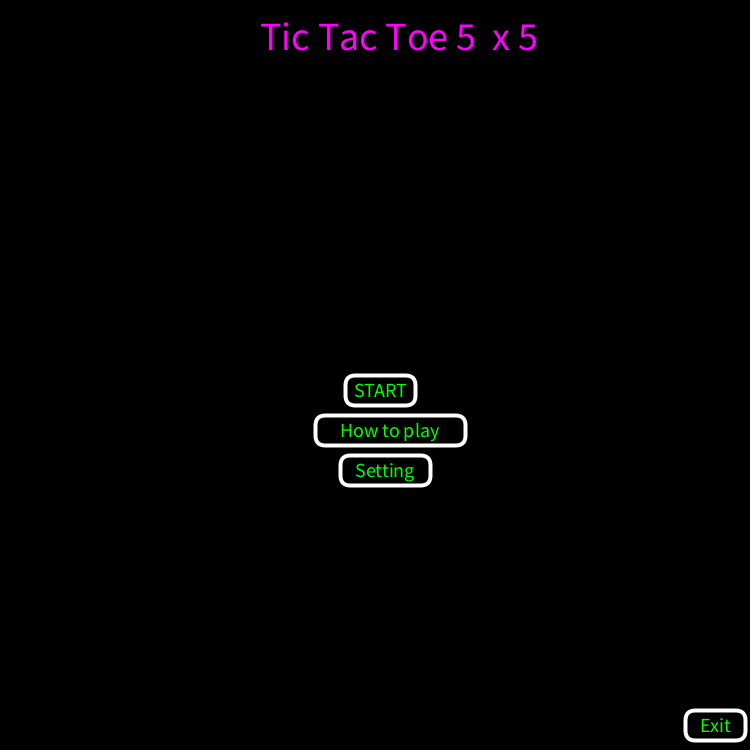
Frame 1 (no input)
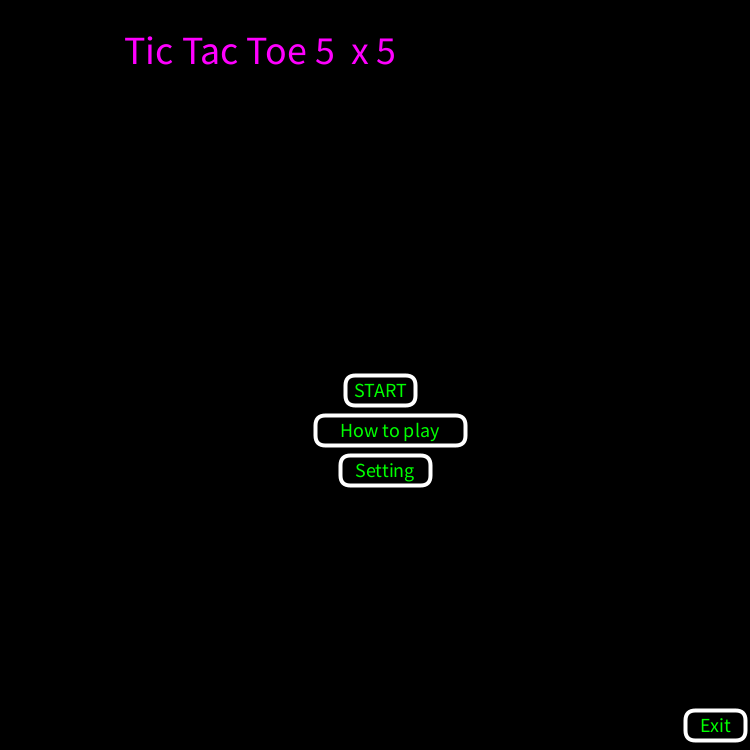
Frame 60 (the mouse pressed at the canvas centre just before this capture)
Frame 120 (the mouse held since frame 60 and released just before this capture): identical to frame 60, image omitted

The Processing sketch that drew these frames (run headless with seeded random() and noise(); from frame 60 on, the mouse is pressed at the canvas centre):

// Processing sketch: TicTacToe5x5
// ── TicTacToe5x5.pde
class Button {
  String label;
  float x;    // top left corner x position
  float y;    // top left corner y position
  float w;    // width of button
  float h;    // height of button
  color c;    //color of the button
  color cs;   //color of the stroke for the button
  color t;    // color of the text
  float sWeight; //stroke weight for the rect of the button
  float tSize; //text size
  
  boolean clicked = false; // Track if the button is clicked
  int clickTime = 0;       // To track the time when button is clicked
  int flashInterval = 500; // Flash interval in milliseconds (0.5 seconds)
  
  // Constructor of the Button
  Button(String label2, float xpos, float ypos, float widthB, float heightB, color bC, color cS, color tC, float sW, float TS) {
    label = label2;
    x = xpos;
    y = ypos;
    w = widthB;
    h = heightB;
    c = bC;
    cs = cS;
    t = tC;
    sWeight = sW;
    tSize = TS;
  }
  
  void Draw() {
    // If clicked, change the button color and text style for 2 seconds
    if (clicked) {
      fill(color(255,125,125));
    } else {
      fill(c); // Default button color
    }

    // Draw the button
    stroke(cs);
    strokeWeight(sWeight);
    rect(x, y, w, h, 10);
    
    // Draw the label
    textAlign(CENTER, CENTER);
    textSize(tSize);
    fill(t);
    text(label, x + (w / 2), y + (h / 2));
  }
  
  // Detect if the mouse is over the button
  boolean MouseIsOver() {
    if (mouseX >= x && mouseX <= (x + w) && mouseY >= y && mouseY <= (y + h)) {
      return true;
    }
    return false;
  }

  // Call this when the button is clicked
  void onClick() {
    clicked = true;
    clickTime = millis(); // Record the time of click
  }
}


//Global variables and lists
IntList chosen;
float gridSide = 0 ;
int check = 0; //Turn checking

IntList Xchosen = new IntList();
IntList Ochosen = new IntList();
color CurrentScreenColor = 0;
color CurrentXColor = color(255, 0, 0);
color CurrentOColor = color(0, 0, 255);
boolean pvc = true;
int XWins = 0;
int OWins = 0;
float a1 = 0;
float b1 = 0;
int XgettoWin = 0;// how many X are next to each other horizontally or vertically

String gameState; // Let the program know if the game is running or at the start screen or the result screen
float seconds = 0; // Show the time in seconds
int minutes; //Show the time in minutes
int backgroundChoice = 0;
int a;
int b;
int c;
int d;
//Intitalize the buttons  for  the functions that use them
Button restart;
Button start;
Button back;
Button back2;
Button back3;
Button Home1;
Button Home2;
Button countinue;
Button player;
Button Computer;
Button pause;
Button replay2;
Button Setting2;
Button howToPlay;
Button Setting;
Button exit;
Button exit2;
Button[] screenColorButtons;
color[] screenColors = {color(0), color(255, 182, 193), color(0, 191, 255)};

Button[] xColorButtons;
color[] xColors = {color(255, 0, 0), color(255, 128, 0), color(131, 3, 3)};

Button[] oColorButtons;
color[] oColors = {color(0, 0, 255), color(102, 0, 204), color(204, 0, 204)};

void handleButtonClick(Button[] buttons, color[] colors, String type) {
  for (int i = 0; i < buttons.length; i++) {
    if (buttons[i].MouseIsOver()) {
      // Unclick all buttons in the group before selecting the clicked button
      for (int j = 0; j < buttons.length; j++) {
        buttons[j].clicked = false;  // Reset all buttons' clicked state
      }
      
      // Mark the clicked button as active
      buttons[i].onClick();
      
      // Set the corresponding color based on button group, this only for color configs
      // Ignore for other button groups
      if (type.equals("ScreenColor")) {
        CurrentScreenColor = colors[i];
      } else if (type.equals("XColor")) {
        CurrentXColor = colors[i];
      } else if (type.equals("OColor")) {
        CurrentOColor = colors[i];
      }
    }
  }
}


void setup() {
  color contrast = color(255 - red(CurrentScreenColor), 255 - green(CurrentScreenColor), 255 - blue(CurrentScreenColor));
  // Screen color buttons with dynamic contrast
  screenColorButtons = new Button[] {
    new Button("DEFAULT(Black)", width /5, height / 4 + 15, 130, 30, CurrentScreenColor, 125, contrast, 4, 15),
    new Button("Pink", width /5 + 145, height / 4 + 15, 60, 30, CurrentScreenColor, 125, contrast, 4, 15),
    new Button("Sky Blue", width / 5 + 220, height / 4 + 15, 130, 30, CurrentScreenColor, 125, contrast, 4, 15)
  };
  
  // X color buttons
  color contrastX = color(255 - red(CurrentXColor), 255 - green(CurrentXColor), 255 - blue(CurrentXColor));

  // X Color Buttons
  xColorButtons = new Button[] {
    new Button("DEFAULT(Red)", width / 5, height / 4 + 75, 130, 30, CurrentScreenColor, 125,CurrentXColor, 4, 15),  // Text color is Red
    new Button("Orange", width / 5 + 145, height / 4 + 75, 60, 30, CurrentScreenColor, 125, contrastX, 4, 15),  // Text color is Orange
    new Button("Blood red", width / 5 + 220, height / 4 + 75, 130, 30, CurrentScreenColor, 125, contrastX, 4, 15)  // Text color is Dark Red
  };
  
  // O color buttons
  color contrastO = color(255 - red(CurrentOColor), 255 - green(CurrentOColor), 255 - blue(CurrentOColor));

  oColorButtons = new Button[] {
    new Button("DEFAULT(Blue)", width /5, height / 4 + 135, 130, 30, CurrentScreenColor, 125, CurrentOColor, 4, 15),
    new Button("Violet", width /5 + 145, height / 4 + 135, 60, 30, CurrentScreenColor, 125, contrastO, 4, 15),
    new Button("Purple", width / 5 + 220, height / 4 + 135, 95, 30, CurrentScreenColor, 125, contrastO, 4, 15)
  };
  screenColorButtons[0].clicked=true;// Default black screen color
  xColorButtons[0].clicked = true;  // Red is the default selected for X color
  oColorButtons[0].clicked = true;  // Blue is the default selected for O color
  Computer = new Button("Computer", width /5, height / 4 + 250, 130, 30, CurrentScreenColor, 125, color(255, 0, 0), 4, 15);
  player = new Button("PvP", 3 * width /5 , height / 4 + 250, 40, 30, CurrentScreenColor, 125, color(255, 0, 0), 4, 15);
  Computer.clicked=true;
  // Screen color buttons
  size(750, 750);
  chosen = new IntList();
  gridSide = width/5;
  frameRate(10);
  gameState = "START";
  
}

void startScreen() {
  // The start game screen
  background(CurrentScreenColor);
  fill(255, 0, 255);
  textSize(40);
  text("Tic Tac Toe 5  x 5", width / 3 + 10, 50);
  
  start = new Button("START", width / 2 - 30, height / 2, 70, 30, CurrentScreenColor, 255, color(0, 255, 0), 4, 20);
  start.Draw();
  
  howToPlay = new Button("How to play", width / 2 - 60, height / 2 + 40, 150, 30, CurrentScreenColor, 255, color(0, 255, 0), 4, 20);
  howToPlay.Draw();
  
  Setting = new Button("Setting", width / 2 - 35, height / 2 + 80, 90, 30, CurrentScreenColor, 255, color(0, 255, 0), 4, 20);
  Setting.Draw();
  
  exit = new Button("Exit", width - 65, height - 40, 60, 30, CurrentScreenColor, 255, color(0, 255, 0), 4, 20);
  exit.Draw();
}

void HowToPlayScreen() {
  // The instruction screen
  background(CurrentScreenColor);
  fill(255, 0, 255);
  textSize(40);
  text("Tic Tac Toe 5  x 5", width / 3 + 10, 50);
  
  textSize(20);
  text("As same way as other Tic Tac Toe \n Player wins if X is on 5 blocks \n in a line.", width / 2 - 30, height /2);
  //go back -
  back = new Button("Back", width / 2 - 30, height - 30, 70, 30, CurrentScreenColor, 255, color(0, 255, 0), 4, 20);
  back.Draw();
  
}

void Setting() {
  // Let the player change the color 
  background(CurrentScreenColor);
  fill(255, 0, 255);
  textSize(40);
  text("Tic Tac Toe 5  x 5", width / 3 + 10, 50);
  
  fill(#3B9515);
  textSize(20);
  text("Choose the color for the screen", width / 2 - 30, height / 4);
  text("Choose the color for the X", width / 2 - 55, height / 4 + 60);
  text("Choose the color for the O", width / 2 - 55, height / 4 + 120);
  text("Choose play mode, computer or again player", width / 2 - 30, height / 4 + 200);
  
  //xpos-ypos-width-height-buttoncolor-strokecolor-textcolor-strokeweight-textsize (Button parameter)
  
  
  
  back2 = new Button("Back", width / 2 - 30, height - 30, 70, 30, CurrentScreenColor, 255, color(0, 255, 0), 4, 20);
  
  // Draw screen color buttons
  for (Button btn : screenColorButtons) {
    btn.Draw();
  }
  
  // Draw X color buttons
  for (Button btn : xColorButtons) {
    btn.Draw();
  }
  
  // Draw O color buttons
  for (Button btn : oColorButtons) {
    btn.Draw();
  }
  Computer.Draw();
  player.Draw();
  back2.Draw();
}

void Setting2() {
  //Setting screen when player pause the game
  // Let the player change the color 
  background(CurrentScreenColor);
  fill(255, 0, 255);
  textSize(40);
  text("Tic Tac Toe 5  x 5", width / 3 + 10, 50);
  
  fill(#3B9515);
  textSize(20);
  text("Choose the color for the screen", width / 2 - 30, height / 4);
  text("Choose the color for the X", width / 2 - 55, height / 4 + 60);
  text("Choose the color for the O", width / 2 - 55, height / 4 + 120);
  
  //xpos-ypos-width-height-buttoncolor-strokecolor-textcolor-strokeweight-textsize (Button parameter)
  
  // Draw screen color buttons
  for (Button btn : screenColorButtons) {
    btn.Draw();
  }
  
  // Draw X color buttons
  for (Button btn : xColorButtons) {
    btn.Draw();
  }
  
  // Draw O color buttons
  for (Button btn : oColorButtons) {
    btn.Draw();
  }

  back3 = new Button("Back", width / 2 - 30, height - 30, 70, 30, CurrentScreenColor, 255, color(0, 255, 0), 4, 20);
  
  back3.Draw();
}

void pause() {
  background(CurrentScreenColor, 00);
  countinue = new Button("Countinue playing", width / 4, height / 2 + 30, 150, 30, CurrentScreenColor, 125, 125, 4, 15);
  Home2 = new Button("Back to start screen", width / 4, height / 2 + 65, 170, 30, CurrentScreenColor, 125, 125, 4, 15);
  Setting2 = new Button("Setting", width / 4, height / 2 + 100, 90, 35, CurrentScreenColor, 125, 125, 4, 15);
  replay2 = new Button("Replay", width / 4, height / 2 + 140, 80, 35, CurrentScreenColor, 125, 125, 4, 15);
  
  countinue.Draw();
  Home2.Draw();
  Setting2.Draw();
  replay2.Draw();
  
}
  
  
void draw() {
  if (gameState == "START") {
    startScreen();
  }
  else if (gameState == "RUN") {
    fill(CurrentScreenColor);
    noStroke();
    rect(0, 0, width, 30);
    
    if (backgroundChoice == 0) {
      MovingBuilding();
    }
     
    color contrast = color(255 - red(CurrentScreenColor), 255 - green(CurrentScreenColor), 255 - blue(CurrentScreenColor));
    
    pause = new Button("Pause", width - 40, 5, 40, 15, color(CurrentScreenColor,0), color(CurrentScreenColor, 0), contrast, 4, 10);
    pause.Draw();
    fill(contrast);
    text("X: " + XWins + " win(s)   O:" + OWins + " win(s)" , 60 , 15);
    
    
    textSize(15);
    
    seconds += 1 / ( frameRate);
    
    
    if ( seconds > 60 ) {
      seconds = 0;
      minutes += 1;
      
    }
    
    textAlign(LEFT);
    text("Time: " + minutes + " minutes " + String.format("%.2f", seconds) + " seconds",width / 2 - 50, 15);
    if (chosen.size() == 25) {
      println(checkWin(Ochosen), checkWin(Xchosen));
      winScreen("");
      gameState = "RESULT";
    }else if (checkWin(Ochosen)) {
      winScreen("O");
      gameState = "RESULT";
      
    }else if (checkWin(Xchosen)) {
      winScreen("X");
      gameState = "RESULT";
    }else if (pvc == true){
      computerMove();
      
    }
    drawStar(random(mouseX - 5, mouseX + 5), random(mouseY -5, mouseY + 5), int(random(10, 25)), random(0, 255));
    squareHighlight();    
  }
}

void mouseClicked() {  
  // Mouse interactions controls
  if (gameState == "START") {
    if (start.MouseIsOver()) {
      start.clicked = true;
      redraw();
      loop();
      background(255,12);
      reset();
      gameState = "RUN";
    } else if (howToPlay.MouseIsOver()) {
      howToPlay.clicked = true;
      redraw();
      HowToPlayScreen();
      gameState = "STARTh";
    } else if (Setting.MouseIsOver()) {
      Setting.clicked = true;
      Setting();
      gameState = "Choose color";
    } else if (exit.MouseIsOver()) {
      exit.clicked = true;
      exit();
    }
  } else if (gameState == "STARTh") {
    if (back.MouseIsOver()) {
      back.clicked = true;
      gameState = "START";
      HowToPlayScreen();
      startScreen();
      back.clicked=false;
    }
  } else if (gameState == "Choose color") {
    // Start game setting mode
    if (back2.MouseIsOver()) {
      back2.clicked = true;
      gameState = "START";
      startScreen();
    }

    color[] screenColors = { color(0), color(255, 182, 193), color(0, 191, 255) };
    color[] xColors = { color(255, 0, 0), color(255, 128, 0), color(131, 3, 3) };
    color[] oColors = { color(0, 0, 255), color(102, 0, 204), color(204, 0, 204) };
    Button[] pvpButtons = { Computer, player };
    color[] pvpConfigColor={color(0),color(0.5)};
    // Handle screen color buttons
    handleButtonClick(screenColorButtons, screenColors, "ScreenColor");
    
    // Handle X color buttons
    handleButtonClick(xColorButtons, xColors, "XColor");
    
    // Handle O color buttons
    handleButtonClick(oColorButtons, oColors, "OColor");
    handleButtonClick(pvpButtons, pvpConfigColor, "PvP");
    
    Setting();
  } else if (gameState == "Choose colorP") {
    // Pause game setting mode
    if (back3.MouseIsOver()) {
      back3.clicked = true;
      gameState = "RUN";
    }

    color[] screenColors = { color(0), color(255, 182, 193), color(0, 191, 255) };
    color[] xColors = { color(255, 0, 0), color(255, 128, 0), color(131, 3, 3) };
    color[] oColors = { color(0, 0, 255), color(102, 0, 204), color(204, 0, 204) };

    // Handle screen color buttons
    handleButtonClick(screenColorButtons, screenColors, "ScreenColor");
    
    // Handle X color buttons
    handleButtonClick(xColorButtons, xColors, "XColor");
    
    // Handle O color buttons
    handleButtonClick(oColorButtons, oColors, "OColor");
    
    Setting2();
  }
  
  
  else if (gameState == "RUN") {    
    if(pause.MouseIsOver()) {
        seconds += 0;
        gameState = "PAUSE";
        pause();
     }
    else if (chosen.size() < 25 && (checkWin(Xchosen) == false || checkWin(Ochosen) == false)){
      for (int i = 0; i < 5; i++) {
        
        for (int j = 0; j < 5; j++) {
          if ( gridSide * i < mouseX && gridSide * (i+1) > mouseX &&
               gridSide * j + 30 < mouseY && gridSide * (j+1) > mouseY && 
               (chosen.hasValue(int(str(i)+str(j))) == false)) {
                 
             if (check == 0){
               chosen.append(int(str(i)+str(j)));
               drawX(i * gridSide, j * gridSide + 30, CurrentXColor);
               check += 1;
               Xchosen.append(int(str(i)+str(j)));
               
             }else if (check == 1 && pvc == false){
               chosen.append(int(str(i)+str(j)));
               drawO(i * gridSide, j * gridSide + 30);
               check -= 1;
               Ochosen.append(int(str(i)+str(j)));
               
             }
           }
         }
         
       }
     }
  
  }
  else if (gameState == "PAUSE") {
    seconds += 0;
    if(countinue.MouseIsOver()) {
        gameState = "RUN";
     }else if(Home2.MouseIsOver()) {
        gameState = "START";
        seconds = 0;
     }else if(Setting2.MouseIsOver()) {
        gameState = "Choose colorP";
        Setting2();
     }else if (replay2.MouseIsOver()) {
       reset();
       gameState = "RUN";
       seconds =0;
     }
  }
  
  else if(gameState == "RESULT") {
    seconds = 0;
    if (restart.MouseIsOver()) {
      
      reset();
      gameState = "RUN";
    }else if(Home1.MouseIsOver()) {
      gameState = "START";
      startScreen();
    }else if(exit2.MouseIsOver()) {
      exit();
    }
  }
  strokeWeight(1);
  stroke(0);
}

void squareHighlight() {
  //Whenever a mouse is over an unchosen square, that square would be filled
  strokeWeight(1);
  if (gameState == "RUN") {
    
    for (int i = 0; i < 5; i++) {
      for (int j = 0; j < 5; j++) {
       stroke(color(255 - red(CurrentScreenColor)), 255 - green(CurrentScreenColor), 255 - blue(CurrentScreenColor));
       if ( gridSide * i < mouseX && gridSide*(i+1) > mouseX && 
            gridSide * j < mouseY && gridSide * (j+1) > mouseY && 
          (chosen.hasValue(int(str(i)+str(j))) == false)) {
            if (check == 0){
              fill(CurrentXColor, 50);
            }else if( pvc == false & check ==1){
              fill(CurrentOColor, 50);
            }
            rect(i * gridSide, j * gridSide + 30, gridSide, gridSide);
        }else if (chosen.hasValue(int(str(i)+str(j))) == false) {
          noFill();
          rect(i * gridSide, j * gridSide + 30, gridSide, gridSide);  
        }else if (Xchosen.hasValue(int(str(i)+str(j))) == true ) {
           drawX(i * gridSide, j * gridSide + 30, CurrentXColor);
        }else if (Ochosen.hasValue(int(str(i)+str(j))) == true) {
          drawO(i * gridSide, j * gridSide + 30);
        }
      }
    }
  }
  
}

void drawStar(float x, float y, int s, float o) {
  //Create a small star-like explosion
  float s2= s/2;
  float s3= s2/2;
  stroke(255, 255, 0, o);
  line(x - s2, y, x + s2, y);
  line(x, y - s2, x, y + s2);
  line(x - s3, y - s3, x + s3, y + s3);
  line(x + s3, y - s3, x - s3, y + s3);
  stroke(0);
  
}

void winScreen(String winner){  
  textSize(30);
  textAlign(CENTER, CENTER);
  fill(255);
  background(CurrentScreenColor);
  
 if (winner == "X") {
   text("X Win!!", 250,400);
   XWins += 1 ;
 }else if (winner == "O") {
   text("O Win!!", 250,400);
   OWins += 1 ;
 }else {
   
   text("It is a draw !!!", 250,400);
 }
 textSize(30);
 text("X: " + XWins + " win(s)", 0.2 * width, 0.2 *height);
 text("O: " + OWins + " win(s)", 0.8 * width, 0.2 *height);
 
 restart = new Button("Replay", 0.5 * width -30, 200, 80, 30, CurrentScreenColor, color(#1C459B), 255 , 3, 20);
 restart.Draw();
 Home1 = new Button("Home", width / 2 - 30, height - 30, 70, 30, CurrentScreenColor, 255, color(0, 255, 0), 4, 20);
 Home1.Draw();
 
 exit2 = new Button("Exit", width - 65, height - 40, 60, 30, CurrentScreenColor, 255, color(0, 255, 0), 4, 20);
 exit2.Draw();
}

boolean checkWin(IntList moveList) {
  //Check if the player (playerA) wins
  int gridSize = 5;  // Current grid size (5x5)
  int winLength = 5; // How many in a row needed to win (5 for this game)

  // Check rows and columns
  for (int i = 0; i < gridSize; i++) {
    if (checkLine(moveList, i, 0, 0, 1, winLength) ||  // Check row
        checkLine(moveList, 0, i, 1, 0, winLength)) {  // Check column
      return true;
    }
  }

  // Check diagonals
  if (checkLine(moveList, 0, 0, 1, 1, winLength) ||  // Top-left to bottom-right diagonal
      checkLine(moveList, 0, gridSize - 1, 1, -1, winLength)) {  // Top-right to bottom-left diagonal
    return true;
  }

  return false;
}

boolean checkLine(IntList moveList, int startX, int startY, int dx, int dy, int winLength) {
  // Helper function to check a line (row, column, or diagonal) for a win
  for (int i = 0; i < winLength; i++) {
    int move = startX + i * dx + (startY + i * dy) * 10;  // Generate move as row-column pair
    if (!moveList.hasValue(move)) {
      return false;  // If any position in the line is not occupied, return false
    }
  }
  return true;  // All positions in the line are occupied, return true (win)
}
void reset() {
  drawBlankBoard(5, 5);
  
  check = 0;
  frameCount = 0;
  chosen.clear();
  Xchosen.clear();
  Ochosen.clear();
}

void drawBlankBoard(int r, int c) {
  
  for (int i = 0; i < r; i++) {
    for (int j = 0; j < c; j++) {
      noFill();
      rect(i * gridSide, j * gridSide + 30 , gridSide, gridSide);
    }
  }  
}

void drawX( float x, float y, color X_Color){
  noFill();
  rect(x, y, gridSide, gridSide);
  strokeWeight(3);
  stroke(X_Color);

  line(x + 1, y + 1, x + gridSide, y + gridSide);
  line(x, y + gridSide , x + gridSide - 1, y);
  strokeWeight(1);
}

void drawO( float x, float y){
  float balancer = width / 100; // to scale the circle cleary
  noFill();
  rect(x, y, gridSide, gridSide);
  strokeWeight(3);
  stroke(CurrentOColor);
  ellipseMode(CORNER);
  ellipse(x + balancer, y + balancer, -2 * balancer + gridSide , -2 * balancer  + gridSide);
  strokeWeight(1);
}

void computerMove() {
  // If it's the computer's turn (check == 1) and at the right moment
  if (check == 1) {
    // Step 1: Check if the computer can win
    int winMove = findWinningMove(Ochosen);
    if (winMove != -1) {
      // Play the winning move
      makeMove(winMove, 'O');
      return;
    }

    // Step 2: Check if the player is about to win and block them
    int blockMove = findWinningMove(Xchosen);
    if (blockMove != -1) {
      // Block the player's winning move
      makeMove(blockMove, 'O');
      return;
    }

    // Step 3: If no win or block, choose the best available move
    int strategicMove = findBestMove();
    if (strategicMove != -1) {
      makeMove(strategicMove, 'O');
      return;
    }
  }
}

// Function to make a move (add to the chosen list and draw O/X on the board)
void makeMove(int move, char player) {
  int i = move / 10;  // Row index
  int j = move % 10;  // Column index

  chosen.append(move); // Mark this position as chosen

  if (player == 'O') {
    drawO(i * gridSide, j * gridSide + 30); // Draw O
    Ochosen.append(move);  // Add to O's moves
    check = 0;  // End computer's turn
  } else if (player == 'X') {
    drawX(i * gridSide, j * gridSide + 30, CurrentXColor);  // Draw X (for blocking simulation)
    Xchosen.append(move);  // Add to X's moves (for blocking simulation)
  }
}

// Find a winning move for the given player (X or O)
int findWinningMove(IntList playerMoves) {
  for (int i = 0; i < 5; i++) {
    for (int j = 0; j < 5; j++) {
      int currentMove = int(str(i) + str(j));
      // If the space is empty and this move would cause a win
      if (!chosen.hasValue(currentMove) && wouldWin(playerMoves, currentMove)) {
        return currentMove;  // Return the winning move
      }
    }
  }
  return -1;  // No winning move found
}

// Check if adding a move to the player's moves would cause a win
boolean wouldWin(IntList playerMoves, int newMove) {
  IntList testMoves = playerMoves.copy();  // Copy the player's current moves
  testMoves.append(newMove);  // Add the new move to simulate the result
  return checkWin(testMoves);  // Check if this would result in a win
}

// Function to find the best available move (e.g., prioritize center or corners)
int findBestMove() {
  // Prioritize center and corners for better strategy
  int[] preferredMoves = {
    int(str(2) + str(2)),  // Center
    int(str(0) + str(0)),  // Top-left corner
    int(str(0) + str(4)),  // Top-right corner
    int(str(4) + str(0)),  // Bottom-left corner
    int(str(4) + str(4))   // Bottom-right corner
  };

  // Try to make a move in the preferred locations if available
  for (int move : preferredMoves) {
    if (!chosen.hasValue(move)) {
      return move;
    }
  }

  // If no preferred moves are available, choose any random empty space
  for (int i = 0; i < 5; i++) {
    for (int j = 0; j < 5; j++) {
      int move = int(str(i) + str(j));
      if (!chosen.hasValue(move)) {
        return move;
      }
    }
  }

  return -1;  // No available moves
}

void MovingBuilding() {
  //Moving building background
  int squareNoH= 20;
  int squareNoV= 20;
  int divider = 2*height/squareNoV; //divide the color value by this
  float redValue = 0;
  float greenValue = 0;
  float blueValue = 0;
  
  noStroke();
  for (int i = 0; i < width +1; i += width / squareNoH){  
    for(int j = 0; j < height + 1; j+=height / squareNoV){
      fill(redValue, greenValue, blueValue);
    
      rect(i, j, width / squareNoH, height / squareNoV);
      redValue += red(CurrentScreenColor) / divider;
      greenValue += green(CurrentScreenColor) / divider;
      blueValue += blue(CurrentScreenColor) / divider;
    }
    redValue = 0;
    greenValue = 0;
    blueValue = 0;
  }
  
  //Draw the moon or the sun
  if (CurrentScreenColor == 0) {
    fill(255, 255, 0, 100);
    ellipse(450, 60, 40, 40);
  }else  {
    fill(255, 255, 0);
    ellipse(50, 60, 40, 40);
  }
  //Drawing the buildings
  for (int h =0; h <10; h++){
    int floor=int(random(4, 20));
    fill(random(0, red(CurrentXColor)), 0, 0, random(0, 255)) ;
    rect(50 * h, height - 20 * floor, 50, 20 * floor);
    
    fill(CurrentXColor, 100);
    rect(20 + 50 * h, height - 10, 10, 10);
    fill(0, 0, random(0, blue(CurrentOColor)), random(0, 255));
    for (int j = 0; j < floor - 1; j++){
      rect(10 + 50 * h, height - (20 * j) - 35, 10, 15);
      rect(30 + 50 * h, height - (20 * j) - 35, 10, 15);
    }
  }
}
